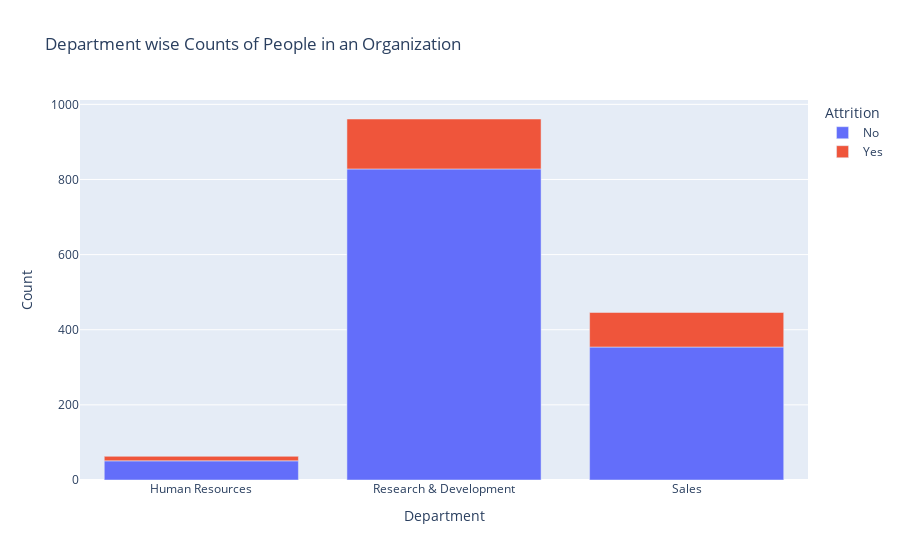

Notebook code for this chart:
### Markdown cell above
<h4>3. Does the Department of work impact attrition?</h4

### Code cell
dept_attr = hrdataset.groupby(['Department' , 'Attrition'])['DailyRate'].count().reset_index(name = 'Count')
px.bar(dept_attr , x = 'Department' , y = 'Count',color = 'Attrition' , title='Department wise Counts of People in an Organization')

### Figure 1 — Plotly figure (JSON) as saved in the notebook; plotly's stock layout.template omitted (floating-point values rounded to 4 significant figures)
{"data": [{"alignmentgroup": "True", "hovertemplate": "Attrition=No<br>Department=%{x}<br>Count=%{y}<extra></extra>", "legendgroup": "No", "marker": {"color": "#636efa"}, "name": "No", "offsetgroup": "No", "orientation": "v", "showlegend": true, "textposition": "auto", "type": "bar", "x": ["Human Resources", "Research & Development", "Sales"], "xaxis": "x", "y": [51, 828, 354], "yaxis": "y"}, {"alignmentgroup": "True", "hovertemplate": "Attrition=Yes<br>Department=%{x}<br>Count=%{y}<extra></extra>", "legendgroup": "Yes", "marker": {"color": "#EF553B"}, "name": "Yes", "offsetgroup": "Yes", "orientation": "v", "showlegend": true, "textposition": "auto", "type": "bar", "x": ["Human Resources", "Research & Development", "Sales"], "xaxis": "x", "y": [12, 133, 92], "yaxis": "y"}], "layout": {"barmode": "relative", "legend": {"title": {"text": "Attrition"}, "tracegroupgap": 0}, "title": {"text": "Department wise Counts of People in an Organization"}, "xaxis": {"anchor": "y", "domain": [0, 1], "title": {"text": "Department"}}, "yaxis": {"anchor": "x", "domain": [0, 1], "title": {"text": "Count"}}}}
